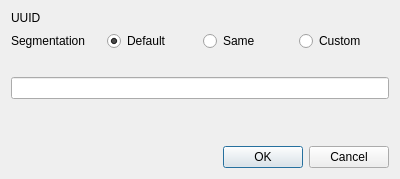
<?xml version="1.0" encoding="UTF-8"?>
<ui version="4.0">
 <class>ZFlyEmBodyComparisonDialog</class>
 <widget class="QDialog" name="ZFlyEmBodyComparisonDialog">
  <property name="geometry">
   <rect>
    <x>0</x>
    <y>0</y>
    <width>400</width>
    <height>179</height>
   </rect>
  </property>
  <property name="windowTitle">
   <string>Body Source for Comparison</string>
  </property>
  <layout class="QVBoxLayout" name="verticalLayout">
   <item>
    <layout class="QHBoxLayout" name="horizontalLayout">
     <item>
      <widget class="QLabel" name="label">
       <property name="text">
        <string>UUID</string>
       </property>
      </widget>
     </item>
     <item>
      <widget class="ZComboEditWidget" name="uuidWidget" native="true">
       <property name="sizePolicy">
        <sizepolicy hsizetype="MinimumExpanding" vsizetype="Preferred">
         <horstretch>0</horstretch>
         <verstretch>0</verstretch>
        </sizepolicy>
       </property>
       <zorder>frame</zorder>
      </widget>
     </item>
    </layout>
   </item>
   <item>
    <layout class="QHBoxLayout" name="horizontalLayout_2">
     <item>
      <widget class="QLabel" name="label_2">
       <property name="text">
        <string>Segmentation</string>
       </property>
      </widget>
     </item>
     <item>
      <widget class="QRadioButton" name="defaultRadioButton">
       <property name="text">
        <string>Default</string>
       </property>
       <property name="checked">
        <bool>true</bool>
       </property>
      </widget>
     </item>
     <item>
      <widget class="QRadioButton" name="sameRadioButton">
       <property name="text">
        <string>Same</string>
       </property>
      </widget>
     </item>
     <item>
      <widget class="QRadioButton" name="customRadioButton">
       <property name="text">
        <string>Custom</string>
       </property>
      </widget>
     </item>
    </layout>
   </item>
   <item>
    <widget class="QLabel" name="segHintLabel">
     <property name="text">
      <string/>
     </property>
    </widget>
   </item>
   <item>
    <widget class="QLineEdit" name="segLineEdit"/>
   </item>
   <item>
    <spacer name="verticalSpacer">
     <property name="orientation">
      <enum>Qt::Vertical</enum>
     </property>
     <property name="sizeHint" stdset="0">
      <size>
       <width>20</width>
       <height>40</height>
      </size>
     </property>
    </spacer>
   </item>
   <item>
    <widget class="QDialogButtonBox" name="buttonBox">
     <property name="orientation">
      <enum>Qt::Horizontal</enum>
     </property>
     <property name="standardButtons">
      <set>QDialogButtonBox::Cancel|QDialogButtonBox::Ok</set>
     </property>
    </widget>
   </item>
  </layout>
 </widget>
 <customwidgets>
  <customwidget>
   <class>ZComboEditWidget</class>
   <extends>QWidget</extends>
   <header>widgets/zcomboeditwidget.h</header>
   <container>1</container>
  </customwidget>
 </customwidgets>
 <resources/>
 <connections>
  <connection>
   <sender>buttonBox</sender>
   <signal>accepted()</signal>
   <receiver>ZFlyEmBodyComparisonDialog</receiver>
   <slot>accept()</slot>
   <hints>
    <hint type="sourcelabel">
     <x>248</x>
     <y>254</y>
    </hint>
    <hint type="destinationlabel">
     <x>157</x>
     <y>274</y>
    </hint>
   </hints>
  </connection>
  <connection>
   <sender>buttonBox</sender>
   <signal>rejected()</signal>
   <receiver>ZFlyEmBodyComparisonDialog</receiver>
   <slot>reject()</slot>
   <hints>
    <hint type="sourcelabel">
     <x>316</x>
     <y>260</y>
    </hint>
    <hint type="destinationlabel">
     <x>286</x>
     <y>274</y>
    </hint>
   </hints>
  </connection>
 </connections>
</ui>
